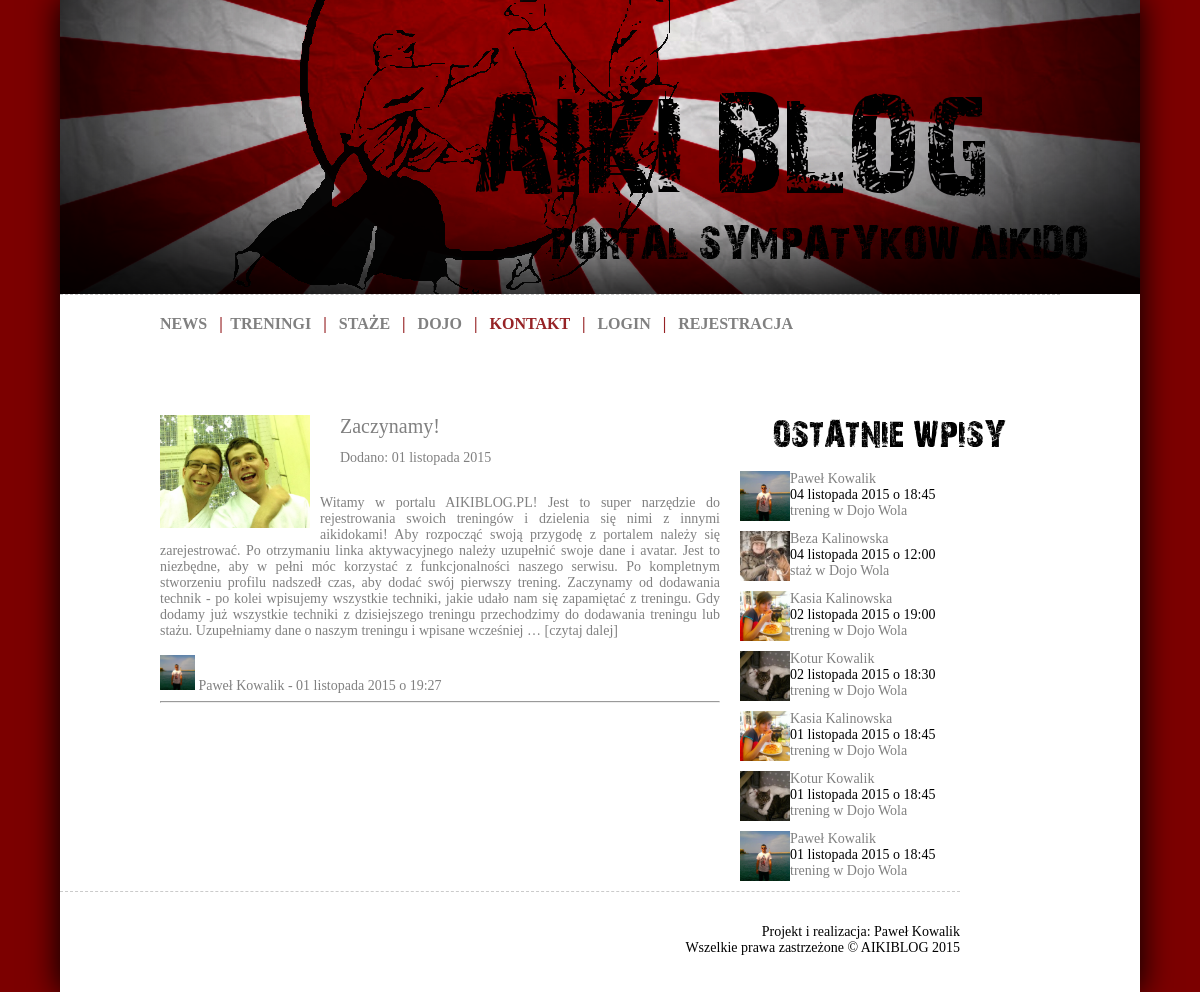
//, run on the app's committed database.
### aikiblog/models.py (models this page shows, shortened)
class News(models.Model):
    title = models.CharField('Tytuł', max_length=50)
    slug = models.SlugField('Odnosnik', max_length=50)
    posted_date = models.DateTimeField('Data publikacji')
    image = models.ImageField(upload_to='static/news', null=True, blank=True, verbose_name='Zdjęcie')
    text = models.TextField(null=True, blank=True, verbose_name='Treść')
    author = models.ForeignKey(User, verbose_name='Autor')
    class Meta:
        verbose_name = "News"
        verbose_name_plural = "Newsy"

class User(AbstractUser):
    SEX = (
        ('K','Kobieta'),
        ('M','Mężczyzna'),
    )
    avatar = models.ImageField(upload_to='static/avatars/%Y/%m/%d', null=True, blank=True)
    start_year = models.IntegerField(null=True, blank=True, verbose_name='Trenuje od')
    about_text = models.TextField(null=True, blank=True, verbose_name='O mnie')
    sex = models.CharField(max_length=1, choices=SEX, verbose_name='Płeć')

class Training(models.Model):
    TYPE = (
        ('T','trening'),
        ('S','staż'),
    )
    user = models.ForeignKey(User, verbose_name='Ćwiczący', null=True, blank=True)
    date = models.DateTimeField('Data i godzina treningu')
    place = models.ForeignKey(Dojo, verbose_name='Miejsce treningu')
    sensei = models.ForeignKey(Sensei, verbose_name='Sensei')
    slug = models.SlugField('Odnosnik', max_length=50, null=True, blank=True)
    techniques = models.ManyToManyField(TechTren, verbose_name='Techniki')
    type = models.CharField(max_length=1, choices=TYPE, verbose_name='Typ')
    notes = models.TextField(verbose_name="Notatki")
    class Meta:
        verbose_name = "Trening"
        verbose_name_plural = "Treningi"

class Dojo(models.Model):
    name = models.CharField('Nazwa dojo', max_length=50)
    slug = models.SlugField('Odnosnik', max_length=50)
    start_year = models.IntegerField(verbose_name='Rok założenia')
    city = models.CharField('Miasto', max_length=50)
    adress = models.CharField('Adres', max_length=50)
    sensei = models.ForeignKey(Sensei, verbose_name='Sensei')
    image1 = models.ImageField(upload_to='static/dojo', verbose_name='Zdjęcie 1')
    image2 = models.ImageField(upload_to='static/dojo', null=True, blank=True, verbose_name='Zdjęcie 2')
    image3 = models.ImageField(upload_to='static/dojo', null=True, blank=True, verbose_name='Zdjęcie 3')
    story = models.TextField(null=True, blank=True, verbose_name='Historia')
    trainings = models.TextField(null=True, blank=True, verbose_name='Treningi')
    users = models.ManyToManyField(User, blank=True, verbose_name='Byli tutaj')
    class Meta:
        verbose_name = "Dojo"
        verbose_name_plural = "Dojo"
    def __unicode__(self):
        return self.name

### aikiblog/views.py (called while the page is built)
    def get_context_data(self, **kwargs):
        context = super(NewsList, self).get_context_data(**kwargs)
        context['all_trainings'] = Training.objects.order_by('-date')[:7]
        return context

### aikiblog/templates/aikiblog/news_list.html (shortened to what this page needs)
{% extends "base.html" %}
{% block content %}
{% for entry in news_list %}
<div id="post">
    <div id="post_avatar_news"><img src="{{ STATIC_URL|cut:'static/' }}{{ entry.image }}" width=150 alt="" class="center" /></a></div>
        <div id="post_head_news"><a href="{% url "news-detail" entry.slug %}">{{ entry.title }}</a>
            </div>
        <div id="post_head_news2">Dodano: {{ entry.posted_date|date:"d E Y" }}
            </div>
        <div id="post_body_news">
        {{ entry.text|truncatewords:100 }}<a href="{% url "news-detail" entry.slug %}#content"> [czytaj dalej]</a><br><br>
         <a href="{% url "user-detail" entry.author.id %}"><img src="{{ STATIC_URL|cut:'static/' }}{{ entry.author.avatar }}" height=35>
             {{ entry.author.first_name }} {{ entry.author.last_name }}</a> - {{ entry.posted_date|date:"d E Y" }}
            o {{ entry.posted_date|date:"H:i" }}
        </div>
</div>
<hr>
{% endfor  %}
{% endblock %}
{% block menuright %}
    {% include "aikiblog/parts/menuright.html" %}
{% endblock %}

### aikiblog/templates/aikiblog/parts/menuright.html
<div id="menuright">
        <div id="menuright_logo">
        </div>
        <br>
        {% for entry in all_trainings %}
        <div id="menuright_post">
            <div id="menuright_avatar">
                <a href="{% url "user-detail" entry.user.id %}"><img src="{{ STATIC_URL|cut:'static/' }}{{ entry.user.avatar }}" height=50/></a>
            </div>
            <div id="menuright_head">
                <a href="{% url "user-detail" entry.user.id %}">{{ entry.user.first_name }} {{ entry.user.last_name }}</a><br>
                {{ entry.date|date:"d E Y" }} o {{ entry.date|date:"H:i" }}<br>
                <a href="{% url "training-detail" entry.slug %}">
                {% ifequal entry.type "T" %}
                trening
                {% endifequal %}
                {% ifequal entry.type "S" %}
                staż
                {% endifequal %}
                w {{ entry.place }}</a>
            </div>
        </div>
        {% endfor %}
        <br>
    </div>

### static/style.css (style rules this page uses)
html, body { background-image:url(images/bg.png); background-color: #eeeeee; color: #000; margin: 0; padding: 0; text-align: center; text-shadow: 1px 1px 0px white; }
a:link { color: #808080; text-decoration: none; background-color: transparent; }
#menuright { width: 300px; float: right; height:auto; padding-right: 100px; }
#menuright_logo { background-image:url(images/recent_training.png); width: 300px; height: 40px; }
#menuright_post { height: 60px; float: left; }
#menuright_avatar { height: 50px; width: 50px; float: left; }
#menuright_head { width: 250px; float: right; font: 14px Verdana; text-align: left; }
#post { width: auto; }
#post_avatar_news { height: auto; width: 160px; float: left; }
#post_head_news { width: 380px; height: 35px; float: right; font: 20px Verdana; }
#post_head_news2 { width: 380px; height: 35px; float: right; font: 14px Verdana; }
#post_body_news { padding-top: 80px; }

### data on the page
News: image (picture), title "Zaczynamy!", posted_date "01 listopada 2015", text "Witamy w portalu AIKIBLOG.PL! Jest to super narzędzie do rejestrowania swoich treningów i dzielenia się nimi z innymi aikidokami! Aby rozpocząć swoją przygodę z portalem należy się zarejestrować. Po otrzymaniu linka aktywacyjnego należy uzupełnić swoje dane i avatar. Jest to niezbędne, aby w pełni móc korzystać z funkcjonalności naszego serwisu. Po kompletnym stworzeniu profilu nadszedł czas, aby dodać swój pierwszy trening. Zaczynamy od dodawania technik - po kolei wpisujemy wszystkie techniki, jakie udało nam się zapamiętać z treningu. Gdy dodamy już wszystkie techniki z dzisiejszego treningu przechodzimy do dodawania treningu lub stażu. Uzupełniamy dane o naszym treningu i wpisane…", author.avatar (picture), author.first_name "Paweł", author.last_name "Kowalik", posted_date "19:27"
Training: user.avatar (picture), user.first_name "Paweł", user.last_name "Kowalik", date "04 listopada 2015", date "18:45", place "Dojo Wola"
Training: user.avatar (picture), user.first_name "Beza", user.last_name "Kalinowska", date "04 listopada 2015", date "12:00", place "Dojo Wola"
Training: user.avatar (picture), user.first_name "Kasia", user.last_name "Kalinowska", date "02 listopada 2015", date "19:00", place "Dojo Wola"
Training: user.avatar (picture), user.first_name "Kotur", user.last_name "Kowalik", date "02 listopada 2015", date "18:30", place "Dojo Wola"
Training: user.avatar (picture), user.first_name "Kasia", user.last_name "Kalinowska", date "01 listopada 2015", date "18:45", place "Dojo Wola"
Training: user.avatar (picture), user.first_name "Kotur", user.last_name "Kowalik", date "01 listopada 2015", date "18:45", place "Dojo Wola"
Training: user.avatar (picture), user.first_name "Paweł", user.last_name "Kowalik", date "01 listopada 2015", date "18:45", place "Dojo Wola"
